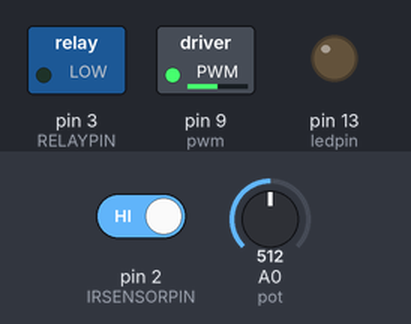
A sketch run on a simulated Arduino Uno, built with avr-gcc and run on an emulated ATmega328P. On the bench: switched loads named in the sketch (green lamp = pin HIGH), output pins drawn as LEDs (lit = HIGH). The test bench sets the inputs (shaded band); at power-on: A0 (pot) = 512, pin 2 (IRSENSORPIN) HIGH.

Above: at 1.2 s.
1.3 s: A0 (pot) set to 716
At 2.1 s:
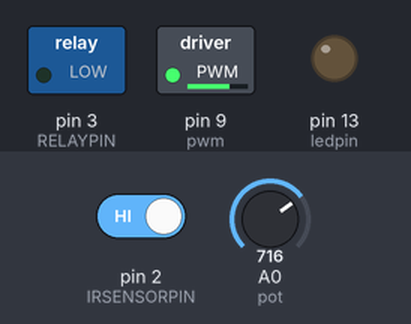
2.8 s: pin 2 (IRSENSORPIN) driven LOW
At 3.3 s:
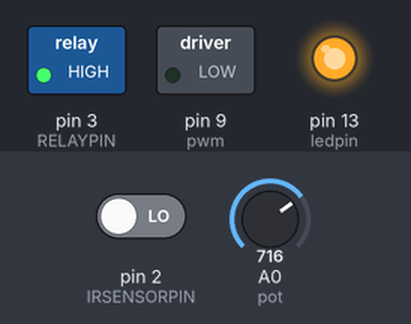
4.3 s: pin 2 (IRSENSORPIN) driven HIGH
At 6.8 s:
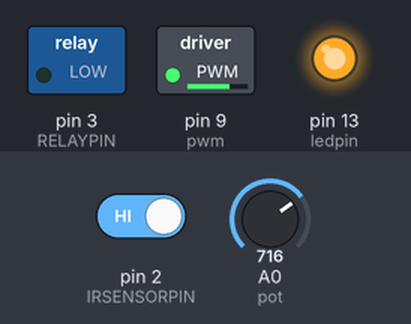
7.3 s: A0 (pot) set to 900
At 7.9 s:
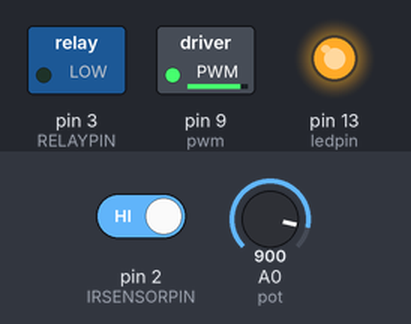
8.8 s: A0 (pot) set to 511
At 10.0 s:
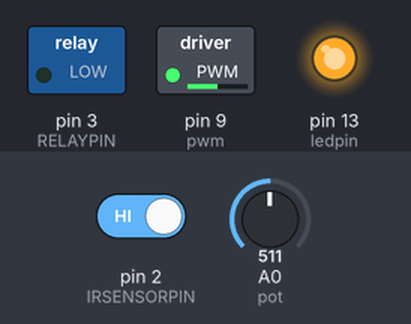
10.3 s: A0 (pot) set to 122
At 11.4 s:
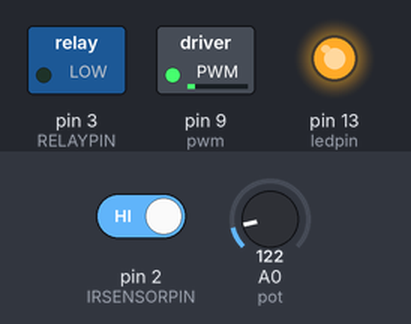
Timing chart, 0 to 12.8 s (numbered marks = the images above; inputs shaded):
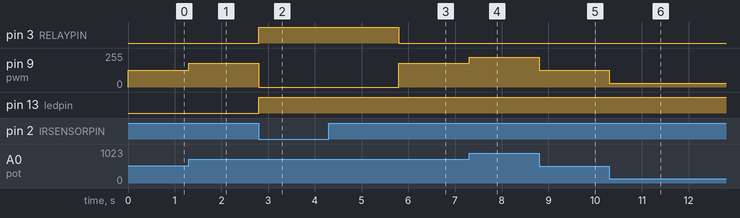

The sketch:

feeder.ino
```cpp
/* Controls the hopper and vibratory feeder. */

// Hopper
#define pwm 9
#define pot A0

// Vibratory Feeder
#define IRSENSORPIN 2
#define RELAYPIN 3
#define ledpin 13 // led on arduino pin 13 to visualize beam breaking

int sensorState = 0, lastState = 0; // variable for reading the breakbeam status

void setup()
{
    pinMode(pwm, OUTPUT);
    pinMode(pot, INPUT);

    analogWrite(pwm, 0); // safety speed reset of the motor

    // initialize the relay pins as an output:
    pinMode(RELAYPIN, OUTPUT);

    pinMode(ledpin, OUTPUT);
    pinMode(IRSENSORPIN, INPUT);     // initialize the sensor pin as an input:
    digitalWrite(IRSENSORPIN, HIGH); // turn on the pullup
}

void loop()
{
    // Hopper
    float val = analogRead(pot);
    float duty = map(val, 0, 1023, 0, 255);
    analogWrite(pwm, duty);

    // Vibratory Feeder
    sensorState = digitalRead(IRSENSORPIN); // read the state of the IR sensor value

    // check if the sensor beam is broken
    // if it is, the sensorState is LOW:
    if (sensorState == LOW)
    {
        // turn both relays  on, opening the circuits:
        digitalWrite(RELAYPIN, HIGH);
        digitalWrite(ledpin, HIGH);
        analogWrite(pwm, 0);
        delay(3000);
        ;
    }
    else
    {
        digitalWrite(RELAYPIN, LOW); // keep relays off
    }
}
```

Measured:
- after the input at 1.3 s, pin 9 (pwm): 127/255 → 178/255 at once
- after the input at 2.8 s, pin 3 (RELAYPIN), pin 13 (ledpin): LOW → HIGH at once; pin 9 (pwm): 178/255 → 0/255 at once
- after the input at 4.3 s, pin 3 (RELAYPIN): HIGH → LOW after 1.5 s; pin 9 (pwm): 0/255 → 178/255 after 1.5 s
- after the input at 7.3 s, pin 9 (pwm): 178/255 → 224/255 at once
- after the input at 8.8 s, pin 9 (pwm): 224/255 → 127/255 at once
- after the input at 10.3 s, pin 9 (pwm): 127/255 → 30/255 at once
